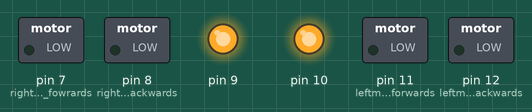
Recording of a sketch running on a simulated Arduino Uno, built with avr-gcc and run on an emulated ATmega328P. Parts: switched loads named in the sketch (green lamp = pin HIGH), output pins drawn as LEDs (lit = HIGH).

Above: at 0.5 s.
At 6.0 s:
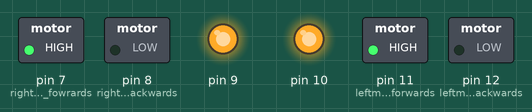
At 12.5 s:
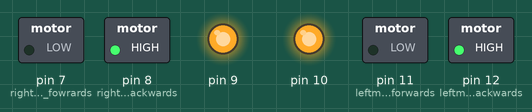
Timing chart, 0 to 16.9 s (numbered marks = the images above):
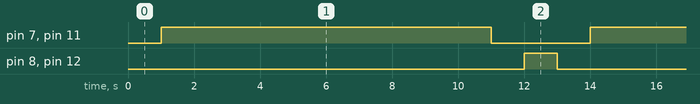

Measured:
- by itself, pin 7 (rightmotor_fowrards), pin 11 (leftmotor_forwards): alternates HIGH for 10.0 s and LOW for 3.0 s
- by itself, pin 8 (rightmotor_backwards), pin 12 (leftmotor_backwards): alternates HIGH for 1.0 s and LOW for 12.0 s
- by itself, everything shown: repeats every 13.0 s, in 4 steps

The sketch:

story3.ino
```cpp
// the setup function runs once when you press reset or power the board
void setup() {
  // initialize digital pin LED_BUILTIN as an output.
  pinMode(7, OUTPUT);    //rightmotor fowrards
  pinMode(8, OUTPUT);    //rightmotor backwards
  pinMode(9, OUTPUT);
  pinMode(10, OUTPUT);
  pinMode(11, OUTPUT);   //leftmotor forwards
  pinMode(12, OUTPUT);   //leftmotor backwards

  digitalWrite(9, HIGH);    // turn the LED off by making the voltage LOW
  digitalWrite(10, HIGH);


}

// the loop function runs over and over again forever
void loop() {
  delay(1000);
  digitalWrite(7, HIGH);   // turn the LED on (HIGH is the voltage level)
  digitalWrite(11, HIGH);
  delay(10000);
  digitalWrite(7, LOW);   // turn the LED on (HIGH is the voltage level)
  digitalWrite(11, LOW);// wait for a second
 delay(1000);
  digitalWrite(8, HIGH);    // turn the LED off by making the voltage LOW
  digitalWrite(12, HIGH);
  delay(1000);
  digitalWrite(8, LOW);    // turn the LED off by making the voltage LOW
  digitalWrite(12, LOW);
  // wait for a second
}
```
